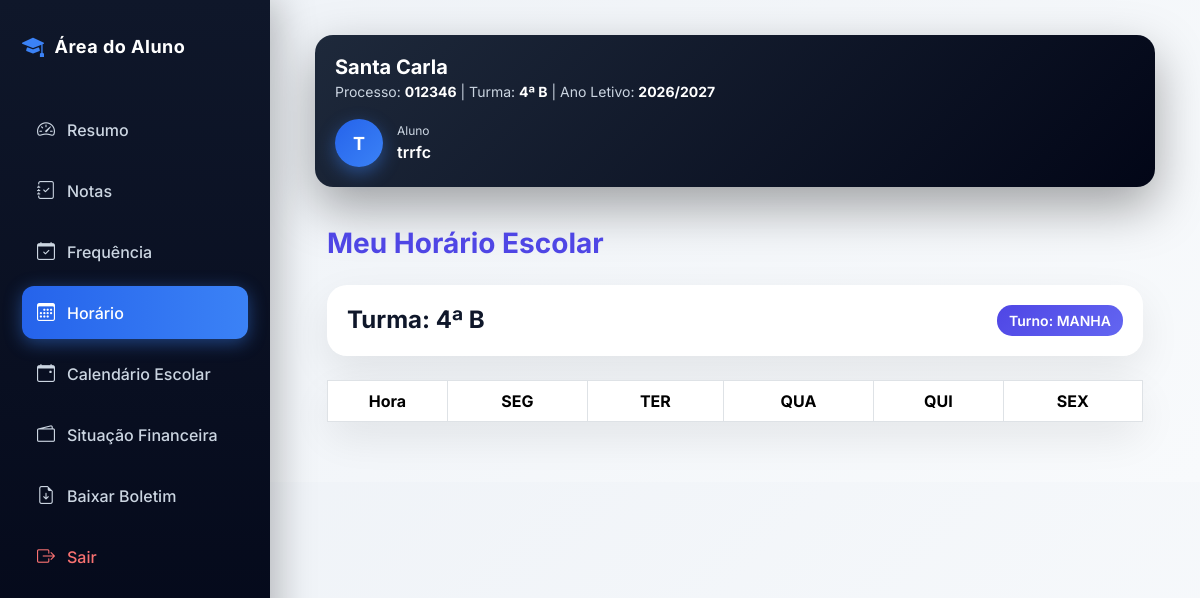
/aluno/horario/ (signed in), run on the app's committed database.
### academic/models.py (models this page shows, shortened)
class Aluno(models.Model):
    SEXO_CHOICES = [
        ("Masculino", "Masculino"),
        ("Feminino", "Feminino"),
    ]
    usuario = models.OneToOneField(
        settings.AUTH_USER_MODEL,
        on_delete=models.CASCADE,
        limit_choices_to={"role": "ALUNO"},
        related_name="perfil_aluno"
    )
    curso = models.ForeignKey(
        "Curso",
        on_delete=models.SET_NULL,
        null=True,
        blank=True,
        related_name="alunos",
        verbose_name="Curso"
    )
    matricula = models.CharField(
        max_length=20,
        unique=True,
        verbose_name="Matrícula"
    )
    numero_processo = models.CharField(
        max_length=20,
        verbose_name="Número de Processo"
    )
    numero_bi = models.CharField(
        max_length=20,
        unique=True,
        verbose_name="Número do BI"
    )
    data_nascimento = models.DateField(
        null=True,
        blank=True
    )
    sexo = models.CharField(
        max_length=15,
        choices=SEXO_CHOICES,
        null=True,
        blank=True
    )
    classe = models.CharField(
        max_length=15,
        null=True,
        blank=True
    )
    turma = models.ForeignKey(
        "academic.Turma",
        on_delete=models.SET_NULL,
        null=True,
        blank=True,
        related_name="alunos"
    )
    numero_na_turma = models.PositiveIntegerField(
        null=True,
        blank=True
    )
    ano_letivo = models.ForeignKey(
        "AnoLetivo",
        on_delete=models.CASCADE,
        related_name="alunos"
    )
    escola = models.ForeignKey(
        "academic.Escola",
        on_delete=models.CASCADE,
        related_name="alunos"
    )
    matricula_confirmada = models.BooleanField(
        default=False
    )
    ultimo_ano_confirmado = models.ForeignKey(
        "AnoLetivo",
        on_delete=models.SET_NULL,
        null=True,
        blank=True,
        related_name="alunos_confirmados",
        verbose_name="Último Ano Confirmado"
    )
    precisa_confirmacao = models.BooleanField(
        default=False
    )
    media_final = models.DecimalField(
        max_digits=5,
        decimal_places=2,
        null=True,
        blank=True
    )
    aprovado = models.BooleanField(
        default=False
    )
    ativo = models.BooleanField(
        default=True
    )
    criado_em = models.DateTimeField(
        auto_now_add=True
    )
    atualizado_em = models.DateTimeField(
        auto_now=True
    )
    class Meta:
        ordering = [
            "classe",
            "numero_na_turma",
            "usuario__first_name"
        ]
        verbose_name = "Aluno"
        verbose_name_plural = "Alunos"
        constraints = [
            models.UniqueConstraint(
                fields=["numero_processo", "escola"],
                name="unique_numero_processo_por_escola"
            ),
            models.UniqueConstraint(
                fields=["matricula", "escola"],
                name="unique_matricula_por_escola"
            )
        ]
        indexes = [
            models.Index(fields=["numero_processo"]),
            models.Index(fields=["numero_bi"]),
            models.Index(fields=["matricula"]),
            models.Index(fields=["escola"]),
            models.Index(fields=["ano_letivo"]),
        ]

class Escola(models.Model):
    nome = models.CharField(
        "Nome da Escola",
        max_length=255
    )
    codigo = models.CharField(
        "Código da Escola",
        max_length=10,
        unique=True,
        blank=True,
        help_text="Código usado no login da escola"
    )
    logo = models.ImageField(
        upload_to='logos_escolas/',
        blank=True,
        null=True
    )
    endereco = models.CharField(
        "Endereço",
        max_length=255
    )
    provincia = models.CharField(
        "Província",
        max_length=100,
        blank=True,
        null=True
    )
    municipio = models.CharField(
        "Município",
        max_length=100,
        blank=True,
        null=True
    )
    telefone = models.CharField(
        "Telefone",
        max_length=20
    )
    nif = models.CharField(
        "NIF",
        max_length=14,
        blank=True,
        null=True,
        help_text="Número de Identificação Fiscal da escola"
    )
    email = models.EmailField(
        "Email da Escola",
        max_length=254,
        blank=True,
        null=True,
        help_text="Email oficial da escola"
    )
    plano = models.ForeignKey(
        "Plano",
        on_delete=models.SET_NULL,
        null=True,
        blank=True,
        related_name="escolas",
        verbose_name="Plano"
    )
    data_expiracao = models.DateField(
        "Data de Expiração do Plano",
        null=True,
        blank=True
    )
    ativo = models.BooleanField(
        "Ativo",
        default=True
    )
    criada_em = models.DateTimeField(
        "Criada em",
        auto_now_add=True
    )
    class Meta:
        verbose_name = "Escola"
        verbose_name_plural = "Escolas"
        ordering = ["nome"]

class Turma(models.Model):
    CLASSE_CHOICES = [
        ('4', '4ª Classe'),
        ('5', '5ª Classe'),
        ('6', '6ª Classe'),
        ('7', '7ª Classe'),
        ('8', '8ª Classe'),
        ('9', '9ª Classe'),
        ('10', '10ª Classe'),
        ('11', '11ª Classe'),
        ('12', '12ª Classe'),
        ('13', '13ª Classe'),
    ]
    TURNOS = [
        ('MANHA', 'Manhã'),
        ('TARDE', 'Tarde'),
        ('NOITE', 'Noite'),
    ]
    classe = models.CharField(
        max_length=10,
        choices=CLASSE_CHOICES,
        verbose_name="Classe"
    )
    curso = models.ForeignKey(
        'Curso',
        on_delete=models.SET_NULL,
        null=True,
        blank=True,
        related_name="turmas",
        verbose_name="Curso"
    )
    identificador = models.CharField(
        max_length=5,
        verbose_name="Identificador"
    )
    turno = models.CharField(
        max_length=10,
        choices=TURNOS,
        default='MANHA',
        verbose_name='Turno'
    )
    ano_letivo = models.ForeignKey(
        'AnoLetivo',
        on_delete=models.CASCADE,
        related_name="turmas",
        verbose_name="Ano Letivo"
    )
    escola = models.ForeignKey(
        'Escola',
        on_delete=models.CASCADE,
        related_name="turmas",
        verbose_name="Escola"
    )
    professor = models.ForeignKey(
        settings.AUTH_USER_MODEL,
        on_delete=models.SET_NULL,
        related_name="turmas",
        limit_choices_to={"role": "PROFESSOR"},
        null=True,
        blank=True,
        verbose_name="Professor"
    )
    criada_em = models.DateTimeField(
        auto_now_add=True,
        verbose_name="Data de Criação"
    )
    class Meta:
        constraints = [
            models.UniqueConstraint(
                fields=['classe', 'identificador', 'turno', 'ano_letivo', 'escola', 'curso'],
                name='unique_turma_por_curso'
            )
        ]
        verbose_name = "Turma"
        verbose_name_plural = "Turmas"

class AnoLetivo(models.Model):
    nome = models.CharField(max_length=20)  # Ex: 2025/2026
    ativo = models.BooleanField(default=True)
    escola = models.ForeignKey(
        "Escola",
        on_delete=models.CASCADE,
        related_name="anos_letivos"
    )
    def __str__(self):
        return self.nome

class HorarioTurma(models.Model):
    escola = models.ForeignKey(
        "Escola",
        on_delete=models.CASCADE,
        related_name="horarios_escola"
    )
    turma = models.ForeignKey(
        "Turma",
        on_delete=models.CASCADE,
        related_name="horarios_turma"
    )
    turno = models.CharField(
        max_length=10,
        choices=[
            ("MANHA", "Manhã"),
            ("TARDE", "Tarde"),
            ("NOITE", "Noite"),
        ]
    )
    criado_em = models.DateTimeField(auto_now_add=True)

### users/models.py (models this page shows, shortened)
class User(AbstractUser):
    ROLE_CHOICES = (
        ('SUPERADMIN', 'Super Admin'),
        ('DIRETOR', 'Diretor'),
        ('DIRETOR_PEDAGOGICO', 'Diretor Pedagogico'),
        ('PROFESSOR', 'Professor'),
        ('ALUNO', 'Aluno'),
        ('FINANCEIRO', 'Financeiro'),
        ('SECRETARIA', 'Secretaria'),
    )
    role = models.CharField(
        max_length=20,
        choices=ROLE_CHOICES,
        default='ALUNO'
    )
    ativo = models.BooleanField(default=True)
    escola = models.ForeignKey(
        'academic.Escola',
        on_delete=models.CASCADE,
        null=True,
        blank=True,
        related_name="usuarios"
    )
    criado_em = models.DateTimeField(auto_now_add=True)
    tentativas_login = models.PositiveIntegerField(
        default=0
    )
    bloqueado_ate = models.DateTimeField(
        null=True,
        blank=True
    )
    objects = UserManager()

### core/views.py (the view, shortened to what this page needs)
# urls.py: path('aluno/horario/', views.horario_aluno, name='horario_aluno'),
@login_required
def horario_aluno(request):
    if getattr(request.user, "role", None) != "ALUNO":
        return redirect("dashboard")
    aluno = Aluno.objects.select_related("turma", "turma__curso").filter(
        usuario=request.user
    ).first()
    if not aluno:
        return redirect("dashboard")
    horario = HorarioTurma.objects.filter(
        turma=aluno.turma
    ).first()
    dias = ["SEG", "TER", "QUA", "QUI", "SEX"]
    linhas = []
    mostrar_curso = False
    try:
        if int(aluno.turma.classe) >= 10:
            mostrar_curso = True
    except:
        pass
    if horario:
        aulas = AulaHorario.objects.select_related("disciplina").filter(
            horario=horario
        ).order_by("hora_inicio")
        horas = sorted(list(set([a.hora_inicio for a in aulas])))
    return render(request, "horario.html", {
        "aluno": aluno,
        "horario": horario,
        "linhas": linhas,
        "dias": dias,
        "mostrar_curso": mostrar_curso
    })

### core/templates/horario.html (shortened to what this page needs)
{% extends "base_aluno.html" %}
{% load extras %}
{% block content %}
<div class="container mt-4">
    <h2 class="mb-4 section-title">Meu Horário Escolar</h2>
    {% if horario %}
    <div class="card-premium mb-4">
        <div class="card-body d-flex justify-content-between align-items-center flex-wrap gap-2">
            <h4 class="fw-bold mb-0">
                Turma: {{ aluno.turma.classe }}ª {{ aluno.turma.identificador }}
            </h4>
            <span class="badge-turno">
                Turno: {{ horario.turno }}
            </span>
        </div>
    </div>
    <div class="card-premium p-0">
        <div class="table-responsive">
            <table class="table table-bordered mb-0">
                <thead>
                    <tr>
                        <th style="width:120px;">Hora</th>
                        {% for dia in dias %}
                            <th>{{ dia }}</th>
                        {% endfor %}
                    </tr>
                </thead>
            </table>
        </div>
    </div>
    {% else %}
    <div class="alert alert-info text-center">
        O horário da sua turma ainda não foi definido.
    </div>
    {% endif %}
</div>
{% endblock %}

### core/templates/base_aluno.html (shortened to what this page needs)
<!DOCTYPE html>
<html lang="pt">
<head>
<link href="https://cdn.jsdelivr.net/npm/bootstrap@5.3.2/dist/css/bootstrap.min.css" rel="stylesheet">
<link href="https://cdn.jsdelivr.net/npm/bootstrap-icons@1.11.3/font/bootstrap-icons.css" rel="stylesheet">
</head>
<body>
<div class="sidebar d-none d-lg-flex">
<div class="logo">
<i class="bi bi-mortarboard-fill"></i>
Área do Aluno
</div>
<ul class="menu">
<li>
<a href="{% url 'dashboard_aluno' %}"
class="{% if request.resolver_match.url_name == 'dashboard_aluno' %}active{% endif %}">
<i class="bi bi-speedometer2"></i>
<span>
Resumo
</span>
</a>
</li>
<li>
<a href="{% url 'notas_aluno' %}"
class="{% if request.resolver_match.url_name == 'notas_aluno' %}active{% endif %}">
<i class="bi bi-journal-check"></i>
<span>
Notas
</span>
</a>
</li>
<li>
    <a href="{% url 'frequencia_aluno' %}">
        <i class="bi bi-calendar-check"></i>
        Frequência
    </a>
</li>
<li>
<a href="{% url 'horario_aluno' %}"
class="{% if request.resolver_match.url_name == 'horario_aluno' %}active{% endif %}">
<i class="bi bi-calendar3"></i>
<span>
Horário
</span>
</a>
</li>
<li>
<a href="{% url 'calendario_aluno' %}"
class="{% if request.resolver_match.url_name == 'calendario_aluno' %}active{% endif %}">
<i class="bi bi-calendar-event"></i>
<span>
Calendário Escolar
</span>
</a>
</li>
<li>
<a href="{% url 'situacao_financeira' %}"
class="{% if request.resolver_match.url_name == 'situacao_financeira' %}active{% endif %}">
<i class="bi bi-wallet2"></i>
<span>
Situação Financeira
</span>
</a>
</li>
<li>
<a href="{% url 'boletim_pdf' %}">
<i class="bi bi-file-earmark-arrow-down"></i>
<span>
Baixar Boletim
</span>
</a>
</li>
<li>
<a href="{% url 'logout' %}" class="logout">
<i class="bi bi-box-arrow-right"></i>
<span>
Sair
</span>
</a>
</li>
</ul>
</div>
<div class="content">
<div class="topbar">
<div class="school-info">
<h4>{{ aluno.escola.nome }}</h4>
<small>
Processo:
<strong>{{ aluno.numero_processo }}</strong>
|
Turma:
<strong>{{ aluno.turma.classe }}ª {{ aluno.turma.identificador }}</strong>
|
Ano Letivo:
<strong>{{ aluno.turma.ano_letivo }}</strong>
</small>
</div>
<div class="user-box">
<div class="avatar">
{{ request.user.username|first|upper }}
</div>
<div>
<div class="user-role">
Aluno
</div>
<div class="user-name">
{{ request.user.username }}
</div>
</div>
</div>
</div>
{% block content %}
{% endblock %}
</div>
</body>
</html>

### core/templates/base_aluno.html (style rules this page uses)
* { box-sizing:border-box; }
body { margin:0; display:flex; font-family:'Inter',sans-serif; background:linear-gradient(135deg,#eef2f7,#f8fafc); color:#0f172a; overflow-x:hidden; }
.sidebar { width:270px; height:100vh; background:linear-gradient(180deg,#0f172a,#020617); color:white; padding:30px 22px; position:fixed; box-shadow:8px 0 35px rgba(0,0,0,0.25); display:flex; flex-direction:column; transition:0.4s; z-index:1000; }
.logo { font-size:18px; font-weight:700; margin-bottom:40px; display:flex; align-items:center; gap:10px; letter-spacing:0.5px; }
.logo i { font-size:22px; color:#3b82f6; }
.menu { list-style:none; padding:0; margin:0; flex:1; }
.menu li { margin-bottom:8px; }
.menu a { text-decoration:none; color:#cbd5e1; display:flex; align-items:center; gap:12px; padding:13px 15px; border-radius:12px; font-weight:500; transition:all .25s ease; }
.menu a i { font-size:18px; }
.menu a.active { background:linear-gradient(90deg,#2563eb,#3b82f6); color:white; box-shadow:0 4px 18px rgba(59,130,246,0.45); }
.menu a.logout { color:#f87171; }
.content { margin-left:270px; width:100%; padding:35px 45px; animation:fadeIn .5s ease; }
.topbar { background:linear-gradient(135deg,#1e293b,#020617); padding:26px 32px; border-radius:18px; box-shadow:0 20px 50px rgba(0,0,0,0.35); margin-bottom:35px; display:flex; justify-content:space-between; align-items:center; color:white; }
.school-info h4 { margin:0; font-weight:700; font-size:20px; color:white; }
.school-info small { color:#cbd5e1; font-size:14px; }
.school-info strong { color:white; font-weight:700; }
.user-box { display:flex; align-items:center; gap:14px; }
.avatar { width:48px; height:48px; border-radius:50%; background:linear-gradient(135deg,#2563eb,#3b82f6); display:flex; align-items:center; justify-content:center; font-weight:700; font-size:18px; color:white; box-shadow:0 6px 18px rgba(59,130,246,0.45); transition:0.3s; }
.user-name { font-weight:600; }
.user-role { font-size:12px; color:#cbd5e1; }
.section-title { font-size:18px; font-weight:600; margin:40px 0 15px 0; color:#020617; }
.topbar { flex-direction: column; align-items: flex-start; gap: 15px; padding: 20px; }
.school-info small { display: block; line-height: 1.8; }
.user-box { width: 100%; }

### core/templates/horario.html (style rules this page uses)
.card-premium { border-radius: 20px; padding: 20px; margin-bottom: 25px; background: #ffffff; box-shadow: 0 15px 40px rgba(0,0,0,0.08); transition: all 0.3s ease; animation: fadeInUp 0.6s ease forwards; }
.section-title { font-weight: 700; font-size: 28px; color: #4f46e5; margin-bottom: 20px; }
.badge-turno { background: linear-gradient(135deg,#4f46e5,#6366f1); color: #fff; font-weight: 600; padding: 5px 12px; border-radius: 15px; font-size: 14px; }
.table thead { background: #4f46e5; color: #fff; text-align: center; }
.table td, .table th { vertical-align: middle !important; text-align: center; }

### data on the page
Aluno: escola.nome "Santa Carla", numero_processo "012346", turma.classe "4", turma.identificador "B", turma.ano_letivo "2026/2027"
User: user.username|first "T", user.username "trrfc"
HorarioTurma: turno "MANHA"

### other printed values
{{ dia }} "SEG" "TER" "QUA" "QUI" "SEX"
